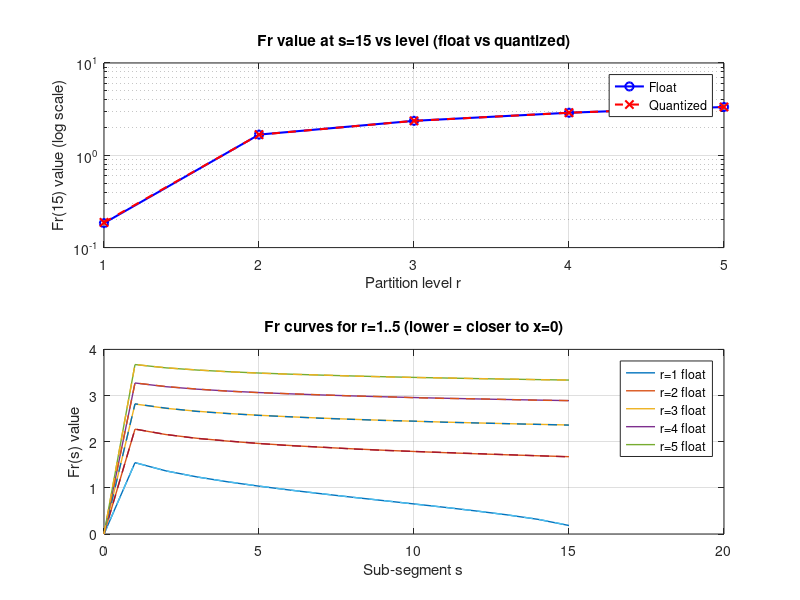

The MATLAB script that drew this image:
%% fr_rom_gen.m — Generate Fr(s) ROM Coefficients (Boutillon ICECS'00)
%
% Theo Boutillon, công thức:
%   Fr(s) = round(2^m · f((s + δ)/16^r))    if s > 0
%   Fr(0) = 0
%
% với:
%   f(x) = √(-ln(x))     (Box-Muller radial function — Boutillon eq.(1))
%   r = 1..K     (partition level)
%   s = 0..15    (sub-segment index)
%   m = 7        (fraction bits)
%   δ = 0.467    (offset)
%   K = 5        (number of levels)
%
% Tổng ROM size: K × 16 × (2+m) bits = 5 × 16 × 9 = 720 bits = 90 bytes
%
% TẠI SAO recursive partition: xem design_decisions.md §5
%
% Output:
%   - fr_table.txt  (Verilog $readmemh format)
%   - fr_table.mat  (MATLAB binary, dùng trong fixed_model)
%
% Author: [Tên bạn]
% Date:   2026-05-20

function [fr_table, info] = fr_rom_gen()

    %% Parameters (theo Boutillon Table 1)
    K     = 5;        % partition levels
    m     = 7;        % fraction bits
    delta = 0.467;    % offset
    
    info.K = K;
    info.m = m;
    info.delta = delta;
    info.word_bits = 2 + m;     % 2 integer + m fraction
    info.total_bits = K * 16 * info.word_bits;
    
    %% Compute table
    fr_table = zeros(K, 16);     % K levels × 16 sub-segments
    fr_table_float = zeros(K, 16);  % unquantized for debug
    
    fprintf('Computing Fr(s) ROM table...\n');
    fprintf('  K=%d, m=%d, δ=%.3f, word_bits=%d\n\n', K, m, delta, info.word_bits);
    
    for r = 1:K
        for s = 0:15
            if s == 0
                fr_table(r, s+1) = 0;
                fr_table_float(r, s+1) = 0;
            else
                x = (s + delta) / (16^r);
                f_val = sqrt(-log(x));   % FIX: Boutillon eq.(1) dùng sqrt(-ln x),
                                         % vì G đã có hệ số sqrt(2). Trước đây dùng
                                         % sqrt(-2 ln x) khiến output std = sqrt(2).
                
                fr_table_float(r, s+1) = f_val;
                fr_table(r, s+1) = round_half_up(2^m * f_val);
            end
        end
    end
    
    info.max_value = max(fr_table(:));
    info.min_value = min(fr_table(:));
    info.required_bits = ceil(log2(info.max_value + 1));
    
    %% Display table
    fprintf('Fr(s) Table — Quantized (integer values):\n');
    fprintf('         ');
    for s = 0:15
        fprintf('  s=%2d ', s);
    end
    fprintf('\n');
    fprintf('         %s\n', repmat('-------', 1, 16));
    for r = 1:K
        fprintf('  r=%d   ', r);
        fprintf(' %5d ', fr_table(r, :));
        fprintf('\n');
    end
    
    fprintf('\n  Max value: %d (need %d bits)\n', info.max_value, info.required_bits);
    fprintf('  Word width: %d bits (2 integer + %d fraction)\n', info.word_bits, m);
    fprintf('  Total ROM: %d bytes\n', info.total_bits / 8);
    
    %% Plot for sanity check
    figure('Name', 'Fr ROM Coefficients');
    subplot(2,1,1);
    semilogy(1:K, fr_table_float(:, end), 'bo-', 'LineWidth', 1.5);
    hold on;
    semilogy(1:K, fr_table(:, end) / 2^m, 'rx--', 'LineWidth', 1.5);
    xlabel('Partition level r');
    ylabel('Fr(15) value (log scale)');
    title('Fr value at s=15 vs level (float vs quantized)');
    legend('Float', 'Quantized', 'Location', 'best');
    grid on;
    
    subplot(2,1,2);
    plot(0:15, fr_table_float', '-', 'LineWidth', 1);
    hold on;
    plot(0:15, fr_table' / 2^m, '--', 'LineWidth', 1);
    xlabel('Sub-segment s');
    ylabel('Fr(s) value');
    title('Fr curves for r=1..5 (lower = closer to x=0)');
    legend(arrayfun(@(r) sprintf('r=%d float', r), 1:K, 'UniformOutput', false));
    grid on;
    
    %% Save .mat for MATLAB use
    save('fr_table.mat', 'fr_table', 'info');
    fprintf('\n✓ Đã lưu fr_table.mat\n');
    
    %% Save .txt for Verilog $readmemh
    output_path = fullfile('..', '..', 'rtl', 'src', 'fr_table.txt');
    fid = fopen(output_path, 'w');
    if fid == -1
        warning('Không thể ghi vào %s, ghi vào thư mục hiện tại', output_path);
        fid = fopen('fr_table.txt', 'w');
        output_path = 'fr_table.txt';
    end
    
    fprintf(fid, '// Fr(s) ROM table — Auto-generated by fr_rom_gen.m\n');
    fprintf(fid, '// Generated: %s\n', datestr(now));
    fprintf(fid, '// Format: K=%d levels x 16 entries, %d bits per word\n', K, info.word_bits);
    fprintf(fid, '// Layout: row-major (r=1 first 16 entries, r=2 next 16, ...)\n');
    fprintf(fid, '// Verilog: initial $readmemh("fr_table.txt", fr_rom);\n');
    fprintf(fid, '//\n');
    fprintf(fid, '// r | s=0..15\n');
    
    hex_digits = ceil(info.word_bits / 4);   % hex chars cần (e.g., 9-bit → 3 hex)
    fmt = sprintf('%%0%dX', hex_digits);
    
    for r = 1:K
        fprintf(fid, '// r=%d:\n', r);
        for s = 0:15
            fprintf(fid, [fmt '\n'], fr_table(r, s+1));
        end
    end
    fclose(fid);
    fprintf('✓ Đã lưu %s (%d entries)\n', output_path, K*16);
end

%--------------------------------------------------------------------
function y = round_half_up(x)
    y = floor(x + 0.5);
end
